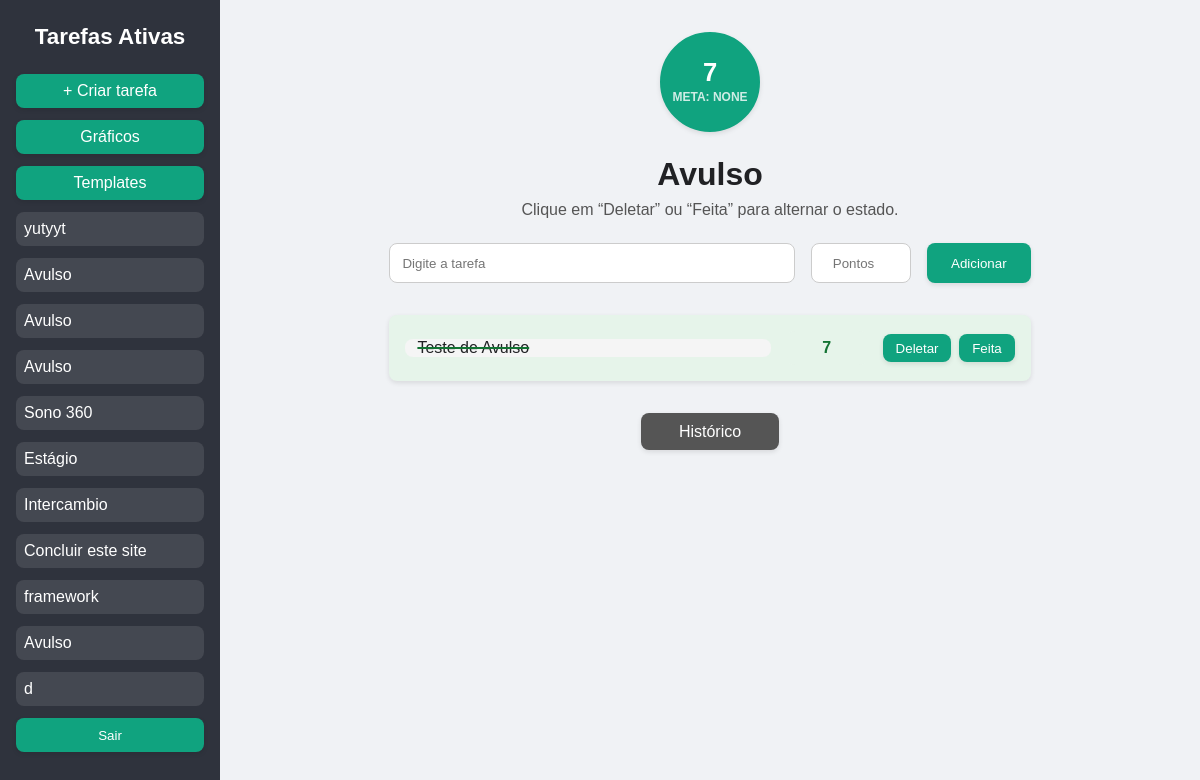
The page /tipo/Avulso/ (signed in) on the database its author committed.
### points_of_change_2/models.py (models this page shows, shortened)
class Tarefa(models.Model):
    author = models.ForeignKey("auth.User", on_delete=models.CASCADE,  default=1)
    tarefa = models.TextField(verbose_name='Descrição da tarefa')
    pontos = models.PositiveIntegerField(verbose_name='Pontuação')
    estado = models.BooleanField(
        default=False,
        verbose_name='Estado'
    )
    tipo = models.CharField(max_length=20, default="Avulso")
    data = models.DateTimeField(auto_now_add=True)

### points_of_change_2/views.py (the view, shortened to what this page needs)
# urls.py: path('tipo/<str:tipo>/', views.tarefa, name='tarefa'),
@login_required
def tarefa(request, tipo):
    all_notes = Tarefa.objects.filter(author=request.user.id, tipo=tipo).order_by('estado')
    todas = Tarefa.objects.filter(author=request.user.id).order_by("-data")
    p = Novo_tipo.objects.filter(nome=tipo, author = request.user).first()
    if p is None:
        meta = None
    else:
        meta = p.meta
    lista = []
    pnts_tot =  0
    for tarefa in all_notes:
        if tarefa.estado == 1:
            pnts_tot += tarefa.pontos
    for tarefa in todas:
        if tarefa.tipo not in lista:
            if tarefa.tipo == 'i':
                tarefa.tipo = 'Avulso'
            lista.append(tarefa.tipo)
    return render(request, 'paginas/tarefa.html', {"tarefas": all_notes, 'pontos': pnts_tot, 'lista': lista, 'meta': meta, 'tipo': tipo})

### points_of_change_2/templates/paginas/tarefa.html (shortened to what this page needs)
<!DOCTYPE html>
<html lang="pt-BR">
<head>
</head>
<body>
  <nav class="sidebar">
    <h2>Tarefas Ativas</h2>
    <form class="tipo-form" method="get">
      <a href="/nova_tarefa/" class="btn-create" style="background-color: #10a37f">+ Criar tarefa</a>
      <a href="/graficos/" class="btn-create" style="background-color: #10a37f">Gráficos</a>
      <a href="/recomendacoes/" class="btn-create" style="background-color: #10a37f">Templates</a>
      {% for tipo in lista %}
        <a href="/tipo/{{ tipo }}/">{{ tipo }}</a>
      {% endfor %}
    </form>
    <form action="{% url 'logout' %}" method="post" class="logout-form">
      <button type="submit" class="btn-logout">Sair</button>
    </form>
  </nav>
  <div class="main">
    <div class="scoreboards">
      <div class="scoreboard total">
        <span class="value" id="scoreValue">{{ pontos }}</span>
        <span class="label">Meta: {{ meta }}</span>
      </div>
    </div>
    <h1>{{ tipo }}</h1>
    <p class="subtitle">Clique em “Deletar” ou “Feita” para alternar o estado.</p>
    <form method="post" class="task-form">
      <input type="text" name="tarefa" placeholder="Digite a tarefa" required/>
      <input type="number" name="pontos" placeholder="Pontos" min="0" required/>
      <button type="submit">Adicionar</button>
    </form>
    <div class="task-list">
      {% for tarefa in tarefas %}
        <div class="task-item{% if tarefa.estado == 1 %} feito{% endif %}"
             data-id="{{ tarefa.id }}" data-score="{{ tarefa.pontos }}">
          <div class="task-desc">{{ tarefa.tarefa }}</div>
          <div class="task-points">{{ tarefa.pontos }}</div>
          <div class="task-actions">
            <button type="button" class="btn-delete"
                    onclick="location.href='/anotacoes/{{ tarefa.id }}/apagar'">
              Deletar
            </button>
            <a href="/anotacoes/{{tarefa.id}}/estado">
            <button type="button" class="btn-done">Feita</button></a>
          </div>
        </div>
      {% endfor %}
    </div>
    <a href="/" class="back-btn">Histórico</a>
  </div>
</body>
</html>

### points_of_change_2/templates/paginas/tarefa.html (style rules this page uses)
:root { --sidebar-width: 220px; --accent: #10a37f; --bg-sidebar: #2f333d; --bg-main: #f0f2f5; --bg-card: #ffffff; --text-main: #202124; --text-light: #ffffff; --border-radius: 8px; --box-shadow: 0 2px 5px rgba(0,0,0,0.1); }
* { box-sizing: border-box; margin:0; padding:0; }
body, html { height:100%; font-family:sans-serif; color:var(--text-main); background:var(--bg-main); }
nav.sidebar { position: fixed; top: 0; left: 0; bottom: 0; width: var(--sidebar-width); background: var(--bg-sidebar); color: var(--text-light); padding: 1.5rem 1rem; overflow-y: auto; }
nav.sidebar h2 { text-align: center; margin-bottom: 1.5rem; font-size: 1.4rem; }
nav.sidebar .tipo-form a { display: block; margin-bottom: .75rem; text-decoration: none; color: var(--text-light); background: rgba(255,255,255,0.1); padding: .5rem; border-radius: var(--border-radius); transition: background .2s; }
nav.sidebar .btn-create, nav.sidebar .btn-logout { display: block; width: 100%; text-align: center; margin-bottom: 1rem; padding: .6rem; background: var(--accent); color: var(--text-light); border: none; border-radius: var(--border-radius); box-shadow: var(--box-shadow); transition: filter .2s; cursor: pointer; text-decoration: none; }
.main { margin-left: var(--sidebar-width); padding: 2rem; }
.scoreboards { display: flex; justify-content: center; align-items: center; gap: 2rem; margin-bottom: 1.5rem; }
.scoreboard { width: 100px; height: 100px; border-radius: 50%; display: flex; flex-direction: column; align-items: center; justify-content: center; box-shadow: var(--box-shadow); color: var(--text-light); background: var(--bg-card); border: 2px solid transparent; font-weight: 600; }
.scoreboard.total { background: var(--accent); border-color: var(--accent); }
.scoreboard .value { font-size: 1.6rem; line-height: 1; }
.scoreboard .label { font-size: .75rem; opacity: .8; margin-top: .3rem; text-transform: uppercase; }
.main h1 { text-align: center; margin-bottom: .5rem; }
.main .subtitle { text-align: center; color: #555; margin-bottom: 1.5rem; }
.task-form { display: flex; gap: 1rem; justify-content: center; margin-bottom: 2rem; width: 70%; margin-left: 15%; }
.task-form input[type="text"], .task-form input[type="number"], .task-form button { height: 40px; }
.task-form input[type="text"] { flex: 1; padding: 0 .75rem; border: 1px solid #ccc; border-radius: var(--border-radius); }
.task-form input[type="number"] { width: 100px; padding: 0 .75rem; border: 1px solid #ccc; border-radius: var(--border-radius); text-align: center; }
.task-form button { background: var(--accent); color: var(--text-light); border: none; border-radius: var(--border-radius); padding: 0 1.5rem; cursor: pointer; box-shadow: var(--box-shadow); transition: filter .2s; }
.task-list { display: flex; flex-direction: column; gap: 1rem; max-width: 70%; margin: auto; }
.task-item { display: flex; align-items: center; gap: 1rem; background: var(--bg-card); padding: 1rem; border-radius: var(--border-radius); box-shadow: var(--box-shadow); transition: background-color .5s ease; }
.task-item.feito { background: #e6f4ea; }
.task-item .task-desc { flex: 1; padding: 0 .75rem; background: #f5f5f5; border-radius: var(--border-radius); border: none; position: relative; white-space: normal; overflow-wrap: break-word; word-break: break-all; }
.task-item.feito .task-desc { text-decoration: line-through; text-decoration-color: #137333; text-decoration-thickness: 2px; text-decoration-skip-ink: none; }
.task-item .task-points { width: 80px; padding: .5rem; background: #e6f4ea; color: #137333; font-weight: bold; text-align: center; border-radius: var(--border-radius); border: none; }
.task-actions { display: flex; gap: .5rem; }
.task-actions .btn-delete, .task-actions .btn-done { border: none; background: var(--accent); color: var(--text-light); padding: .4rem .8rem; border-radius: var(--border-radius); cursor: pointer; box-shadow: var(--box-shadow); transition: filter .2s; }
.back-btn { display: block; text-align: center; margin: 2rem auto 0; padding: .6rem 1.2rem; background: #555; color: var(--text-light); text-decoration: none; border-radius: var(--border-radius); box-shadow: var(--box-shadow); transition: filter .2s; width: 15%; }

### rows shown on the page
Tarefa: lista "yutyyt"
Tarefa: lista "Avulso", tipo "Avulso", tarefa "Teste de Avulso", pontos "7"
Tarefa: lista "Avulso" "Avulso" "Avulso"
Tarefa: lista "Sono 360"
Tarefa: lista "Estágio"
Tarefa: lista "Intercambio"
Tarefa: lista "Concluir este site"
Tarefa: lista "framework"

### other values the page prints
{{ tipo }} "d"
{{ pontos }} "7"
{{ meta }} "NONE"
